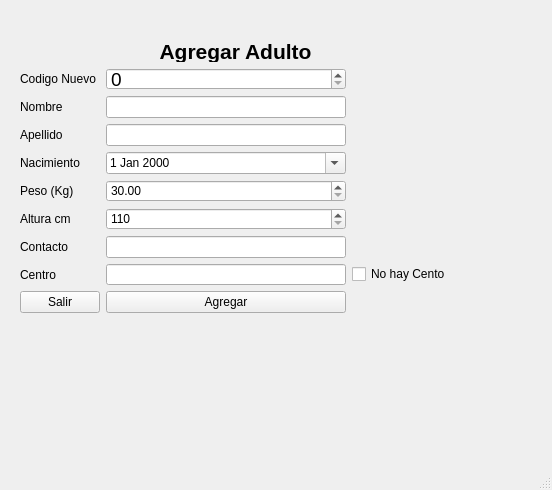
<?xml version="1.0" encoding="UTF-8"?>
<ui version="4.0">
 <class>AgregarAdulto</class>
 <widget class="QMainWindow" name="AgregarAdulto">
  <property name="geometry">
   <rect>
    <x>0</x>
    <y>0</y>
    <width>552</width>
    <height>490</height>
   </rect>
  </property>
  <property name="windowTitle">
   <string>MainWindow</string>
  </property>
  <widget class="QWidget" name="centralwidget">
   <widget class="QWidget" name="layoutWidget">
    <property name="geometry">
     <rect>
      <x>20</x>
      <y>40</y>
      <width>431</width>
      <height>273</height>
     </rect>
    </property>
    <layout class="QGridLayout" name="gridLayout">
     <item row="7" column="1">
      <widget class="QSpinBox" name="SBA">
       <property name="minimum">
        <number>110</number>
       </property>
       <property name="maximum">
        <number>240</number>
       </property>
      </widget>
     </item>
     <item row="6" column="1">
      <widget class="QDoubleSpinBox" name="DSBP">
       <property name="minimum">
        <double>30.000000000000000</double>
       </property>
       <property name="maximum">
        <double>500.000000000000000</double>
       </property>
       <property name="singleStep">
        <double>5.000000000000000</double>
       </property>
      </widget>
     </item>
     <item row="8" column="0">
      <widget class="QLabel" name="label_7">
       <property name="styleSheet">
        <string notr="true">font: 75 12pt &quot;MS Shell Dlg 2&quot;;</string>
       </property>
       <property name="text">
        <string>Contacto</string>
       </property>
      </widget>
     </item>
     <item row="8" column="1">
      <widget class="QLineEdit" name="LC">
       <property name="maxLength">
        <number>15</number>
       </property>
      </widget>
     </item>
     <item row="7" column="0">
      <widget class="QLabel" name="label_6">
       <property name="styleSheet">
        <string notr="true">font: 75 12pt &quot;MS Shell Dlg 2&quot;;</string>
       </property>
       <property name="text">
        <string>Altura cm</string>
       </property>
      </widget>
     </item>
     <item row="4" column="1">
      <widget class="QLineEdit" name="Apellido">
       <property name="maxLength">
        <number>30</number>
       </property>
      </widget>
     </item>
     <item row="3" column="0">
      <widget class="QLabel" name="label_2">
       <property name="styleSheet">
        <string notr="true">font: 75 12pt &quot;MS Shell Dlg 2&quot;;</string>
       </property>
       <property name="text">
        <string>Nombre</string>
       </property>
      </widget>
     </item>
     <item row="4" column="0">
      <widget class="QLabel" name="label_3">
       <property name="styleSheet">
        <string notr="true">font: 75 12pt &quot;MS Shell Dlg 2&quot;;</string>
       </property>
       <property name="text">
        <string>Apellido</string>
       </property>
      </widget>
     </item>
     <item row="1" column="0">
      <widget class="QLabel" name="label">
       <property name="styleSheet">
        <string notr="true">font: 75 12pt &quot;MS Shell Dlg 2&quot;;</string>
       </property>
       <property name="text">
        <string>Codigo Nuevo</string>
       </property>
      </widget>
     </item>
     <item row="5" column="1">
      <widget class="QDateEdit" name="DTN">
       <property name="maximumDateTime">
        <datetime>
         <hour>23</hour>
         <minute>59</minute>
         <second>59</second>
         <year>2002</year>
         <month>5</month>
         <day>19</day>
        </datetime>
       </property>
       <property name="minimumDateTime">
        <datetime>
         <hour>0</hour>
         <minute>0</minute>
         <second>0</second>
         <year>1900</year>
         <month>5</month>
         <day>19</day>
        </datetime>
       </property>
       <property name="calendarPopup">
        <bool>true</bool>
       </property>
      </widget>
     </item>
     <item row="6" column="0">
      <widget class="QLabel" name="label_5">
       <property name="styleSheet">
        <string notr="true">font: 75 12pt &quot;MS Shell Dlg 2&quot;;</string>
       </property>
       <property name="text">
        <string>Peso (Kg)</string>
       </property>
      </widget>
     </item>
     <item row="5" column="0">
      <widget class="QLabel" name="label_4">
       <property name="styleSheet">
        <string notr="true">font: 75 12pt &quot;MS Shell Dlg 2&quot;;</string>
       </property>
       <property name="text">
        <string>Nacimiento</string>
       </property>
      </widget>
     </item>
     <item row="3" column="1">
      <widget class="QLineEdit" name="Nombre">
       <property name="maxLength">
        <number>30</number>
       </property>
      </widget>
     </item>
     <item row="1" column="1">
      <widget class="QSpinBox" name="SBCodigo">
       <property name="font">
        <font>
         <pointsize>14</pointsize>
        </font>
       </property>
       <property name="maximum">
        <number>999999999</number>
       </property>
      </widget>
     </item>
     <item row="0" column="0" colspan="3">
      <widget class="QLabel" name="LTitulo">
       <property name="minimumSize">
        <size>
         <width>100</width>
         <height>0</height>
        </size>
       </property>
       <property name="font">
        <font>
         <pointsize>16</pointsize>
         <weight>75</weight>
         <bold>true</bold>
        </font>
       </property>
       <property name="text">
        <string>Agregar Adulto</string>
       </property>
       <property name="alignment">
        <set>Qt::AlignCenter</set>
       </property>
      </widget>
     </item>
     <item row="10" column="0">
      <widget class="QPushButton" name="PBSalir">
       <property name="text">
        <string>Salir</string>
       </property>
      </widget>
     </item>
     <item row="10" column="1">
      <widget class="QPushButton" name="PBAgregar">
       <property name="text">
        <string>Agregar</string>
       </property>
      </widget>
     </item>
     <item row="9" column="0">
      <widget class="QLabel" name="label_8">
       <property name="styleSheet">
        <string notr="true">font: 75 12pt &quot;MS Shell Dlg 2&quot;;</string>
       </property>
       <property name="text">
        <string>Centro</string>
       </property>
      </widget>
     </item>
     <item row="9" column="1">
      <widget class="QLineEdit" name="LCen">
       <property name="maxLength">
        <number>30</number>
       </property>
      </widget>
     </item>
     <item row="9" column="2">
      <widget class="QCheckBox" name="CBCentro">
       <property name="text">
        <string>No hay Cento</string>
       </property>
      </widget>
     </item>
    </layout>
   </widget>
  </widget>
  <widget class="QStatusBar" name="statusbar"/>
 </widget>
 <resources/>
 <connections/>
</ui>
